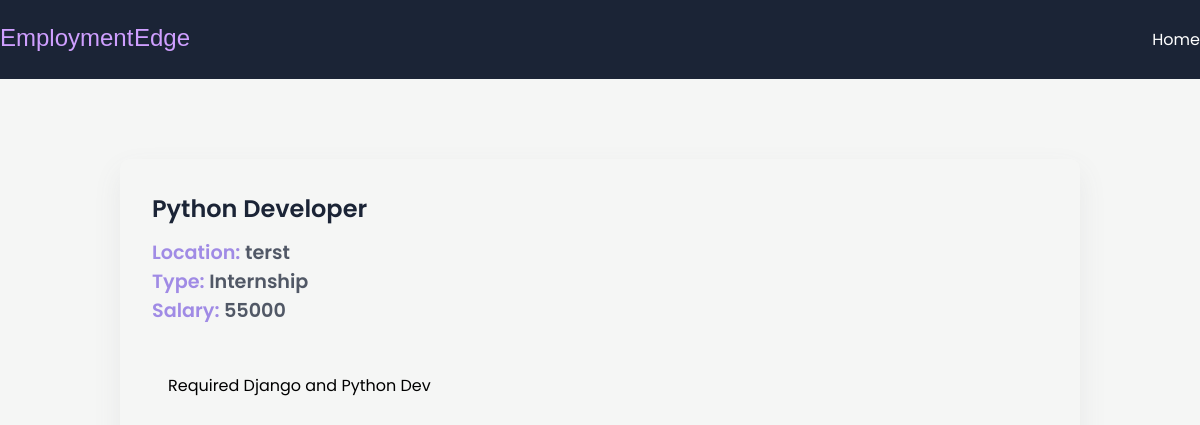
/job/1, run on an earlier commit of the app's database.
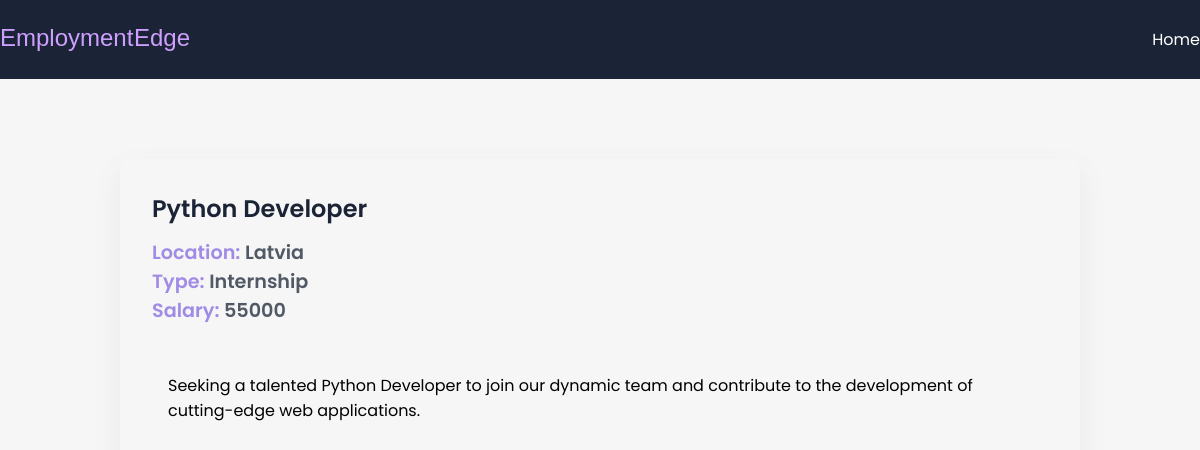
And on a later commit of the database.
### app/models.py (models this page shows, shortened)
class JobPost(models.Model):
    JOB_TYPE_CHOICES=[
        ('Full Time','Full Time'),
        ('Part Time','Part Time'),
        ('Contract','Contract'),
        ('Internship','Internship'),
        ('Freelance','Freelance'),
    ]
    title=models.CharField(max_length=50)
    description=models.TextField()
    date=models.DateTimeField(auto_now_add=True)
    expiry=models.DateField(null=True)
    salary=models.IntegerField()
    slug =models.SlugField(null=True,max_length=40,unique=True)
    location=models.OneToOneField(location,on_delete=models.CASCADE, null=True)
    author=models.ForeignKey(author,null=True,on_delete=models.CASCADE)
    skills=models.ManyToManyField(skills,)
    job_type=models.CharField(max_length=200,null=False,choices=JOB_TYPE_CHOICES)

class location(models.Model):
    street = models.CharField(max_length=100)
    city = models.CharField(max_length=100)
    state=models.CharField(max_length=100)
    country=models.CharField(max_length=100)
    zip=models.CharField(max_length=100)

### app/views.py (the view)
# urls.py: path("job/<int:id>",jobdetail,name='jobdetail'), #  would work
def jobdetail(request,id):
    if id==0:
        return redirect(reverse('alljobs'))
    data=JobPost.objects.get(id=id)
    context={'data':data}
    return render(request,'app/jobdetail.html',context=context)

### app/templates/app/jobdetail.html (shortened to what this page needs)
{% extends 'base.html' %}
{% block content %}
<section>
  <div class="container">
    <div class="view-post">
      <h1 class="jobtitle">
         {{ data.title }}
      </h1>
      <p class="location it">Location: <span> {{data.location.city}}</span></p>
      <p class="status it">Type: <span> {{data.job_type}}</span></p>
      <p class="budget it">Salary: <span> {{data.salary}}</span></p>
      <div class="desc">
        <p class="details">
           {{data.description}}
        </p>
      </div>
    </div>
  </div>
</section>
{% endblock content %}

What changed in the data, as far as the page shows it:
changed JobPost "Python Developer": location.city "terst" → "Latvia"; description "Required Django and Python Dev" → "Seeking a talented Python Developer to join our dynamic team and contribute to the development of cutting-edge web applications."
